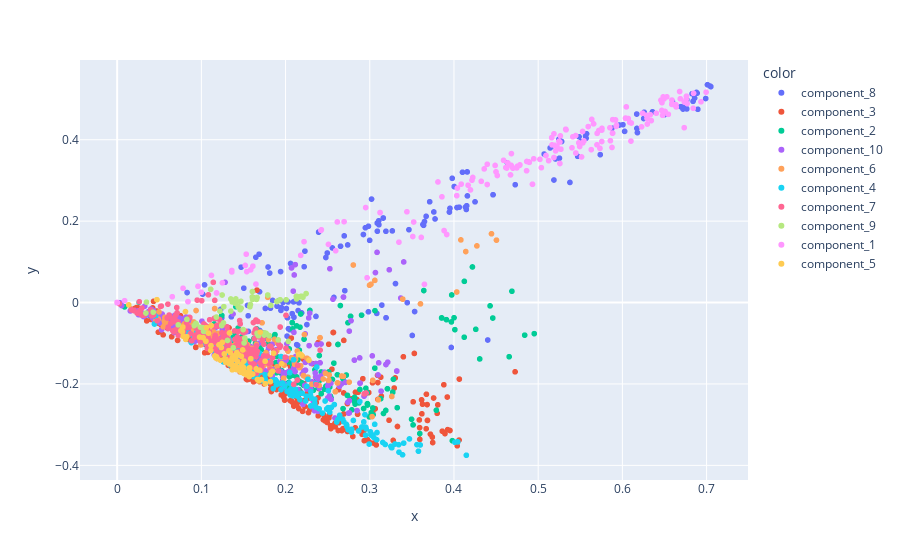

Notebook code cell kept with this figure:
### Markdown cell above
This is a similar chart but instead used the tfidf version.

### Code cell
# Take all of the data and plot it on 2 dimensions
svd = TruncatedSVD(n_components=2)
svd.fit_transform(doc_tf_idf)

chrt_dat= pd.DataFrame(svd.transform(doc_tf_idf))
chrt_dat.columns = ['x','y']

import plotly.express as px
df = px.data.iris()
fig = px.scatter(chrt_dat, x='x', y="y",color=H.idxmax(axis=1).tolist(), hover_name=muni_df['Issuer Name'])
fig.show()

### Figure 1 — Plotly figure (JSON) as saved in the notebook; plotly's stock layout.template omitted (floating-point values rounded to 4 significant figures; data arrays with more than 128 entries replaced by an {"elided": "..."} marker saying what was removed)
{"data": [{"hovertemplate": "<b>%{hovertext}</b><br><br>color=component_8<br>x=%{x}<br>y=%{y}<extra></extra>", "hovertext": {"elided": "161 str values"}, "legendgroup": "component_8", "marker": {"color": "#636efa", "symbol": "circle"}, "mode": "markers", "name": "component_8", "showlegend": true, "type": "scattergl", "x": {"elided": "161 float values"}, "xaxis": "x", "y": {"elided": "161 float values"}, "yaxis": "y"}, {"hovertemplate": "<b>%{hovertext}</b><br><br>color=component_3<br>x=%{x}<br>y=%{y}<extra></extra>", "hovertext": {"elided": "314 str values"}, "legendgroup": "component_3", "marker": {"color": "#EF553B", "symbol": "circle"}, "mode": "markers", "name": "component_3", "showlegend": true, "type": "scattergl", "x": {"elided": "314 float values"}, "xaxis": "x", "y": {"elided": "314 float values"}, "yaxis": "y"}, {"hovertemplate": "<b>%{hovertext}</b><br><br>color=component_2<br>x=%{x}<br>y=%{y}<extra></extra>", "hovertext": {"elided": "282 str values"}, "legendgroup": "component_2", "marker": {"color": "#00cc96", "symbol": "circle"}, "mode": "markers", "name": "component_2", "showlegend": true, "type": "scattergl", "x": {"elided": "282 float values"}, "xaxis": "x", "y": {"elided": "282 float values"}, "yaxis": "y"}, {"hovertemplate": "<b>%{hovertext}</b><br><br>color=component_10<br>x=%{x}<br>y=%{y}<extra></extra>", "hovertext": {"elided": "396 str values"}, "legendgroup": "component_10", "marker": {"color": "#ab63fa", "symbol": "circle"}, "mode": "markers", "name": "component_10", "showlegend": true, "type": "scattergl", "x": {"elided": "396 float values"}, "xaxis": "x", "y": {"elided": "396 float values"}, "yaxis": "y"}, {"hovertemplate": "<b>%{hovertext}</b><br><br>color=component_6<br>x=%{x}<br>y=%{y}<extra></extra>", "hovertext": {"elided": "155 str values"}, "legendgroup": "component_6", "marker": {"color": "#FFA15A", "symbol": "circle"}, "mode": "markers", "name": "component_6", "showlegend": true, "type": "scattergl", "x": {"elided": "155 float values"}, "xaxis": "x", "y": {"elided": "155 float values"}, "yaxis": "y"}, {"hovertemplate": "<b>%{hovertext}</b><br><br>color=component_4<br>x=%{x}<br>y=%{y}<extra></extra>", "hovertext": {"elided": "188 str values"}, "legendgroup": "component_4", "marker": {"color": "#19d3f3", "symbol": "circle"}, "mode": "markers", "name": "component_4", "showlegend": true, "type": "scattergl", "x": {"elided": "188 float values"}, "xaxis": "x", "y": {"elided": "188 float values"}, "yaxis": "y"}, {"hovertemplate": "<b>%{hovertext}</b><br><br>color=component_7<br>x=%{x}<br>y=%{y}<extra></extra>", "hovertext": {"elided": "259 str values"}, "legendgroup": "component_7", "marker": {"color": "#FF6692", "symbol": "circle"}, "mode": "markers", "name": "component_7", "showlegend": true, "type": "scattergl", "x": {"elided": "259 float values"}, "xaxis": "x", "y": {"elided": "259 float values"}, "yaxis": "y"}, {"hovertemplate": "<b>%{hovertext}</b><br><br>color=component_9<br>x=%{x}<br>y=%{y}<extra></extra>", "hovertext": ["BENNINGTON SUBURBAN FIRE PROTECTION DISTRICT NO. 7 IN THE STATE OF NEBRASKA", "CARLETON RURAL FIRE DISTRICT #8 IN THE STATE OF NEBRASKA", "CEDAR BLUFFS RECREATIONAL FACILITIES JOINT PUBLIC AGENCY RECREATIONAL FACILITIES", "CITY OF FONTANA, KANSAS", "CITY OF GODDARD, KANSAS", "CITY OF OSKALOOSA, KANSAS", "CITY OF PAPILLION, NEBRASKA", "DOUGLAS COUNTY, NEBRASKA, SANITARY AND IMPROVEMENT DISTRICT NO. 444 (BRIDLEWOOD)", "DOUGLAS COUNTY, NEBRASKA, SANITARY AND IMPROVEMENT DISTRICT NO. 581 (SUMMER HILL FARM)", "HADAR RURAL FIRE DISTRICT, NEBRASKA", "HALL COUNTY AIRPORT AUTHORITY HALL COUNTY, NEBRASKA", "HALL COUNTY AIRPORT AUTHORITY HALL COUNTY, NEBRASKA", "HALL COUNTY AIRPORT AUTHORITY HALL COUNTY, NEBRASKA", "KENNARD RURAL FIRE PROTECTION DISTRICT IN THE STATE OF NEBRASKA", "LOOMIS RURAL FIRE PROTECTION DISTRICT NO. 4, IN THE STATE OF NEBRASKA", "PAPIO-MISSOURI RIVER NATURAL RESOURCES DISTRICT IN THE STATE OF NEBRASKA FLOOD PROTECTION AND WATER QUALITY ENHANCEMENT", "SANITARY AND IMPROVEMENT DISTRICT NO. 101 OF SARPY COUNTY, NEBRASKA (HANSON'S LAKE)", "SANITARY AND IMPROVEMENT DISTRICT NO. 101 OF SARPY COUNTY, NEBRASKA (HANSON'S LAKE)", "SANITARY AND IMPROVEMENT DISTRICT NO. 469 OF DOUGLAS COUNTY, NEBRASKA (THE WOODLANDS)", "SANITARY AND IMPROVEMENT DISTRICT NO. 480 OF DOUGLAS COUNTY, NEBRASKA \"THE HIGHLANDS\"", "SANITARY AND IMPROVEMENT DISTRICT NO. 512 OF DOUGLAS COUNTY, NEBRASKA (CENTER RIDGE)", "SANITARY AND IMPROVEMENT DISTRICT NO. 557 OF DOUGLAS COUNTY, NEBRASKA, (WINDGATE RANCH)", "THE COUNTY OF FILLMORE, NEBRASKA IN THE STATE OF NEBRASKA", "WAVERLY RURAL FIRE PROTECTION DISTRICT, NEBRASKA", "AXTELL RURAL FIRE PROTECTION DISTRICT IN THE STATE OF NEBRASKA", "CITY OF CLYDE, KANSAS", "CITY OF CREIGHTON, NEBRASKA", "CITY OF GODDARD, KANSAS", "CITY OF GRANDVILLE COUNTY OF KENT, STATE OF MICHIGAN", "CITY OF MERIDEN, KANSAS", "CITY OF MINATARE, NEBRASKA", "CITY OF MOUND CITY, KANSAS", "CITY OF SOUTH HAVEN, KANSAS", "COUNTY OF BUFFALO IN THE STATE OF NEBRASKA", "EAGLE ALVO RURAL FIRE DISTRICT NO. 9, NEBRASKA", "ELLIS COUNTY, KANSAS", "EMERSON RURAL FIRE PROTECTION DISTRICT IN THE STATE OF NEBRASKA", "GILTNER RURAL FIRE PROTECTION DISTRICT IN THE STATE OF NEBRASKA", "GRETNA RURAL FIRE PROTECTION DISTRICT SARPY COUNTY, NEBRASKA", "LAUREL RURAL FIRE PROTECTION DISTRICT IN THE STATE OF NEBRASKA", "MCCOOL JUNCTION AREA RURAL FIRE PROTECTION DISTRICT NO. 7, NEBRASKA", "MEAD RURAL FIRE PROTECTION DISTRICT NO. 8 IN THE STATE OF NEBRASKA", "NORTH BEND RURAL FIRE PROTECTION DISTRICT, IN THE STATE OF NEBRASKA", "SANITARY AND IMPROVEMENT DISTRICT NO. 158 OF SARPY COUNTY, NEBRASKA, (TIBURON)", "SANITARY AND IMPROVEMENT DISTRICT NO. 162 OF SARPY COUNTY, NEBRASKA (MILLARD PARK)", "SANITARY AND IMPROVEMENT DISTRICT NO. 189 OF SARPY COUNTY, NEBRASKA, \"HILLTOP INDUSTRIAL PARK\"", "SANITARY AND IMPROVEMENT DISTRICT NO. 192 OF SARPY COUNTY, NEBRASKA (BALLENA/TIBURON SOUTH)", "SANITARY AND IMPROVEMENT DISTRICT NO. 210 OF SARPY COUNTY, NEBRASKA (EAGLE VIEW)", "SANITARY AND IMPROVEMENT DISTRICT NO. 216 OF SARPY COUNTY, NEBRASKA (MILLARD PARK SOUTH)", "SANITARY AND IMPROVEMENT DISTRICT NO. 230 OF SARPY COUNTY, NEBRASKA, (CINNAMON ACRES)", "SANITARY AND IMPROVEMENT DISTRICT NO. 249 OF SARPY COUNTY, NEBRASKA (SAVANNA SHORES)", "SANITARY AND IMPROVEMENT DISTRICT NO. 251 OF SARPY COUNTY, NEBRASKA, (STANDING STONE)", "SANITARY AND IMPROVEMENT DISTRICT NO. 257 OF SARPY COUNTY, NEBRASKA (STONECREST/MERIDIAN PARK)", "SANITARY AND IMPROVEMENT DISTRICT NO. 263 OF SARPY COUNTY, NEBRASKA, (BROOK PARK/BROOKSIDE)", "SANITARY AND IMPROVEMENT DISTRICT NO. 320 OF SARPY COUNTY, NEBRASKA (BRIDGEPORT)", "SANITARY AND IMPROVEMENT DISTRICT NO. 331 OF SARPY COUNTY, NEBRASKA \"ASPEN CREEK NORTH\"", "SANITARY AND IMPROVEMENT DISTRICT NO. 404 OF DOUGLAS COUNTY, NEBRASKA (INDIAN CREEK)", "SANITARY AND IMPROVEMENT DISTRICT NO. 453 OF DOUGLAS COUNTY, NEBRASKA \"WEST SHORES\"", "SANITARY AND IMPROVEMENT DISTRICT NO. 497 OF DOUGLAS COUNTY, NEBRASKA (SHADOW GLEN)", "SANITARY AND IMPROVEMENT DISTRICT NO. 524 OF DOUGLAS COUNTY, NEBRASKA (COVENTRY)", "SANITARY AND IMPROVEMENT DISTRICT NO. 568 OF DOUGLAS COUNTY, NEBRASKA, (MAJESTIC POINTE)", "SANITARY AND IMPROVEMENT DISTRICT NO. 570 OF DOUGLAS COUNTY, NEBRASKA, (BLONDO RIDGES)", "SANITARY AND IMPROVEMENT DISTRICT NO. 582 OF DOUGLAS COUNTY, NEBRASKA, (SAGEWOOD POINTE)", "SANITARY AND IMPROVEMENT DISTRICT NO. 585 OF DOUGLAS COUNTY, NEBRASKA", "THE COUNTY OF RICHARDSON, NEBRASKA", "VALPARAISO RURAL FIRE DISTRICT NO. 2, NEBRASKA", "VILLAGE OF EXETER, NEBRASKA", "VILLAGE OF LYMAN, NEBRASKA", "YUTAN RURAL FIRE DISTRICT NO. 12 IN THE STATE OF NEBRASKA"], "legendgroup": "component_9", "marker": {"color": "#B6E880", "symbol": "circle"}, "mode": "markers", "name": "component_9", "showlegend": true, "type": "scattergl", "x": [0.04276, 0.09345, 0.1262, 0.2034, 0.1749, 0.1914, 0.1026, 0.1905, 0.2007, 0.1577, 0.1678, 0.1678, 0.1678, 0.1462, 0.1583, 0.1936, 0.1789, 0.1789, 0.1825, 0.1403, 0.2207, 0.2176, 0.07255, 0.135, 0.1507, 0.1662, 0.1241, 0.177, 0.03417, 0.1516, 0.1045, 0.1496, 0.1806, 0.1379, 0.1221, 0.1748, 0.1267, 0.09391, 0.1461, 0.1178, 0.1436, 0.08283, 0.1637, 0.1661, 0.147, 0.135, 0.1247, 0.03482, 0.1111, 0.1604, 0.1609, 0.1655, 0.1366, 0.163, 0.1409, 0.1606, 0.1896, 0.1472, 0.2244, 0.2188, 0.2135, 0.2163, 0.2128, 0.213, 0.131, 0.1464, 0.09868, 0.1023, 0.09159], "xaxis": "x", "y": [-0.0237, -0.05109, -0.05012, -0.09545, -0.07439, -0.09186, -0.07075, 0.003626, 0.006673, -0.01022, -0.08143, -0.08143, -0.08143, 0.002035, -0.004718, 0.006858, 0.01836, 0.01836, -0.006942, -0.001952, 0.01314, 0.01456, -0.05487, -0.02107, -0.0992, -0.07522, -0.05653, -0.07571, -0.02586, -0.08731, -0.07095, -0.06637, -0.08109, -0.111, -0.02107, -0.07989, -0.01006, -0.0524, -0.01743, -0.03564, -0.01007, -0.0413, 0.009693, 0.01234, 0.002935, 0.008755, 0.01855, 0.0009394, 0.03257, 0.01353, 0.007951, 0.007698, 0.0016, 0.01092, 0.008881, 0.02698, 0.002482, -0.01404, 0.02207, 0.01557, 0.01124, 0.01379, 0.01528, 0.008863, -0.09315, -0.01339, -0.06039, -0.06202, -0.0566], "yaxis": "y"}, {"hovertemplate": "<b>%{hovertext}</b><br><br>color=component_1<br>x=%{x}<br>y=%{y}<extra></extra>", "hovertext": {"elided": "218 str values"}, "legendgroup": "component_1", "marker": {"color": "#FF97FF", "symbol": "circle"}, "mode": "markers", "name": "component_1", "showlegend": true, "type": "scattergl", "x": {"elided": "218 float values"}, "xaxis": "x", "y": {"elided": "218 float values"}, "yaxis": "y"}, {"hovertemplate": "<b>%{hovertext}</b><br><br>color=component_5<br>x=%{x}<br>y=%{y}<extra></extra>", "hovertext": ["CITY OF CEDARBURG, WISCONSIN (OZAUKEE COUNTY)", "CITY OF EAU CLAIRE WISCONSIN", "CITY OF EAU CLAIRE, WISCONSIN (EAU CLAIRE AND CHIPPEWA COUNTIES)", "CITY OF EAU CLAIRE, WISCONSIN (EAU CLAIRE AND CHIPPEWA COUNTIES)", "CITY OF MARSHFIELD WISCONSIN", "CITY OF MONONA, DANE COUNTY, WISCONSIN", "CITY OF NEENAH, WISCONSIN", "CITY OF NEW LONDON, WISCONSIN (WAUPACA AND OUTAGAMIE COUNTIES)", "CITY OF PLATTEVILLE, WISCONSIN", "CITY OF RACINE RACINE COUNTY, WISCONSIN", "CITY OF WAUSAU, WISCONSIN", "CITY OF WAUSAU, WISCONSIN (MARATHON COUNTY)", "CITY OF WEST BEND, WISCONSIN", "DANE COUNTY, WISCONSIN", "DANE COUNTY, WISCONSIN", "DANE COUNTY, WISCONSIN", "FLORENCE COUNTY, WISCONSIN", "KENOSHA COUNTY, WISCONSIN", "KENOSHA COUNTY, WISCONSIN", "MILWAUKEE AREA TECHNICAL COLLEGE DISTRICT, WISCONSIN", "MILWAUKEE AREA TECHNICAL COLLEGE DISTRICT, WISCONSIN", "PLATTEVILLE WIS", "SPRING LAKE TOWNSHIP, MINNESOTA", "TOWN OF BEAVER DAM WISCONSIN", "TOWN OF RIB MOUNTAIN, WISCONSIN (MARATHON COUNTY)", "VILLAGE OF BONDUEL, WISCONSIN", "VILLAGE OF CLEVELAND, WISCONSIN (MANITOWOC COUNTY)", "VILLAGE OF COMBINED LOCKS, WISCONSIN (OUTAGAMIE COUNTY)", "VILLAGE OF ELMWOOD PARK WISCONSIN", "VILLAGE OF HALES CORNERS, WISCONSIN", "VILLAGE OF LANNON WISCONSIN", "VILLAGE OF LANNON WISCONSIN", "VILLAGE OF PLEASANT PRAIRIE, WISCONSIN", "VILLAGE OF RIVER HILLS, WISCONSIN (MILWAUKEE COUNTY)", "VILLAGE OF SAUK CITY WISCONSIN", "BARABOO WIS", "CITY OF ABBOTSFORD WISCONSIN", "CITY OF BARABOO, WISCONSIN (SAUK COUNTY)", "CITY OF BURLINGTON WISCONSIN", "CITY OF CHIPPEWA FALLS, WISCONSIN", "CITY OF COLUMBUS, WISCONSIN", "CITY OF CUMBERLAND WISCONSIN", "CITY OF DELAFIELD, WISCONSIN (WAUKESHA COUNTY)", "CITY OF ELKHORN, WISCONSIN", "CITY OF GREENVILLE, MICHIGAN", "CITY OF LAKE MILLS, WISCONSIN", "CITY OF MEDFORD WISCONSIN", "CITY OF NEW BERLIN, WISCONSIN", "CITY OF OCONTO FALLS WISCONSIN", "CITY OF OMRO, WISCONSIN (WINNEBAGO COUNTY)", "CITY OF OSHKOSH, WISCONSIN (WINNEBAGO COUNTY)", "CITY OF OSHKOSH, WISCONSIN (WINNEBAGO COUNTY)", "CITY OF PLATTEVILLE WISCONSIN", "CITY OF PORT WASHINGTON, WISCONSIN OZAUKEE COUNTY", "CITY OF REEDSBURG SAUK COUNTY, WISCONSIN", "CITY OF RIVER FALLS, WISCONSIN (PIERCE AND ST. CROIX COUNTIES)", "CITY OF STOUGHTON, WISCONSIN", "CITY OF SUN PRAIRIE, WISCONSIN", "CITY OF TOMAH, WISCONSIN", "CITY OF TOMAH, WISCONSIN (MONROE COUNTY)", "CITY OF VERONA, WISCONSIN (DANE COUNTY)", "CITY OF WHITEWATER, WISCONSIN", "CITY OF WISCONSIN DELLS, WISCONSIN", "CITY OF WISCONSIN DELLS, WISCONSIN", "EAU CLAIRE COUNTY, WISCONSIN", "ELKHORN AREA SCHOOL DISTRICT WALWORTH COUNTY, WISCONSIN", "IOWA COUNTY, WISCONSIN", "MILWAUKEE AREA TECHNICAL COLLEGE DISTRICT, WISCONSIN", "MILWAUKEE AREA TECHNICAL COLLEGE DISTRICT, WISCONSIN", "NORTHCENTRAL TECHNICAL COLLEGE DISTRICT, WISCONSIN CLARK, LANGLADE, LINCOLN, MARATHON, MENOMINEE, PORTAGE, PRICE, SHAWANO, TAYLOR AND WAUPACA COUNTIES", "PLATTEVILLE WIS", "RIVER FALLS WIS", "SUAMICO WIS", "TOWN OF BELOIT, WISCONSIN (ROCK COUNTY)", "TOWN OF BUCHANAN OUTAGAMIE COUNTY, WISCONSIN", "TOWN OF GREENVILLE SANITARY DISTRICT NO. 1, WISCONSIN (OUTAGAMIE COUNTY)", "TOWN OF GREENVILLE, WISCONSIN (OUTAGAMIE COUNTY)", "TOWN OF MANITOWISH WATERS VILAS COUNTY, WISCONSIN", "TOWN OF ROME WISCONSIN", "VILLAGE OF CAMERON WISCONSIN", "VILLAGE OF COTTAGE GROVE, WISCONSIN (DANE COUNTY)", "VILLAGE OF DEFOREST, WISCONSIN (DANE COUNTY)", "VILLAGE OF KEWASKUM, WISCONSIN", "VILLAGE OF LAKE DELTON, WISCONSIN (SAUK COUNTY)", "VILLAGE OF MCFARLAND DANE COUNTY, WISCONSIN", "VILLAGE OF MENOMONEE FALLS, WISCONSIN", "VILLAGE OF MUKWONAGO, WAUKESHA AND WALWORTH COUNTIES, WISCONSIN", "VILLAGE OF MUKWONAGO, WAUKESHA AND WALWORTH COUNTIES, WISCONSIN", "VILLAGE OF OOSTBURG, WISCONSIN", "VILLAGE OF OSCEOLA POLK COUNTY, WISCONSIN", "VILLAGE OF OSCEOLA POLK COUNTY, WISCONSIN", "VILLAGE OF RANDOM LAKE, WISCONSIN (SHEBOYGAN COUNTY)", "VILLAGE OF RIVER HILLS, WISCONSIN (MILWAUKEE COUNTY)", "VILLAGE OF SLINGER, WISCONSIN (WASHINGTON COUNTY)", "VILLAGE OF SOMERS, WISCONSIN (KENOSHA COUNTY)", "VILLAGE OF SUAMICO, WISCONSIN (BROWN COUNTY)", "VILLAGE OF SUSSEX, WISCONSIN"], "legendgroup": "component_5", "marker": {"color": "#FECB52", "symbol": "circle"}, "mode": "markers", "name": "component_5", "showlegend": true, "type": "scattergl", "x": [0.182, 0.1342, 0.1292, 0.1276, 0.1539, 0.1421, 0.102, 0.1953, 0.1414, 0.1237, 0.1534, 0.1568, 0.1504, 0.1366, 0.1378, 0.1364, 0.121, 0.1326, 0.1343, 0.2185, 0.219, 0.04722, 0.1249, 0.07804, 0.1381, 0.1172, 0.1191, 0.1289, 0.1159, 0.07745, 0.1479, 0.1462, 0.1085, 0.1412, 0.08273, 0.07841, 0.1468, 0.1526, 0.1361, 0.161, 0.1653, 0.1326, 0.1714, 0.1443, 0.01376, 0.1579, 0.1487, 0.1504, 0.1758, 0.1819, 0.1566, 0.1499, 0.1468, 0.1491, 0.1858, 0.1831, 0.1847, 0.09791, 0.1682, 0.1666, 0.1694, 0.1547, 0.07578, 0.07578, 0.1361, 0.1334, 0.1587, 0.2172, 0.2155, 0.17, 0.04722, 0.08114, 0.08141, 0.1115, 0.1574, 0.1475, 0.1442, 0.2278, 0.1367, 0.118, 0.1054, 0.1506, 0.1293, 0.1111, 0.1441, 0.1402, 0.1758, 0.1758, 0.1227, 0.1116, 0.1116, 0.1273, 0.1385, 0.1328, 0.1662, 0.143, 0.106], "xaxis": "x", "y": [-0.1943, -0.144, -0.1394, -0.1388, -0.1749, -0.1228, -0.0862, -0.1503, -0.1644, -0.1104, -0.1775, -0.1818, -0.1681, -0.1359, -0.1395, -0.1383, -0.1038, -0.1182, -0.123, -0.1286, -0.1294, 0.006956, -0.09783, -0.06028, -0.1618, -0.1362, -0.1377, -0.147, -0.1311, -0.07187, -0.1526, -0.1584, -0.07499, -0.1331, -0.08372, -0.08292, -0.1677, -0.1719, -0.1529, -0.1758, -0.1628, -0.146, -0.1891, -0.1632, -0.005666, -0.1718, -0.1643, -0.1743, -0.1994, -0.1766, -0.1609, -0.1591, -0.1711, -0.1164, -0.1243, -0.1715, -0.1688, -0.08477, -0.1925, -0.189, -0.1667, -0.1734, -0.06906, -0.06906, -0.1514, -0.07477, -0.1381, -0.1265, -0.1282, -0.07266, 0.006956, -0.02221, -0.09047, -0.1058, -0.1604, -0.1318, -0.1657, -0.1419, -0.1652, -0.1332, -0.09508, -0.1438, -0.146, -0.1175, -0.1281, -0.1548, -0.1442, -0.1442, -0.1418, -0.05651, -0.05651, -0.1261, -0.1312, -0.1506, -0.1652, -0.1452, -0.06179], "yaxis": "y"}], "layout": {"legend": {"title": {"text": "color"}, "tracegroupgap": 0}, "margin": {"t": 60}, "xaxis": {"anchor": "y", "domain": [0, 1], "title": {"text": "x"}}, "yaxis": {"anchor": "x", "domain": [0, 1], "title": {"text": "y"}}}}
